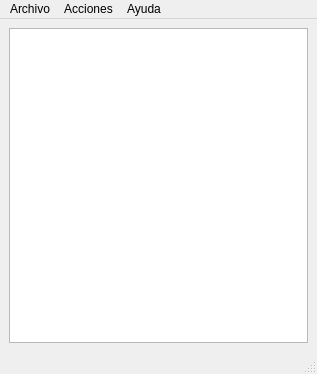
<?xml version="1.0" encoding="UTF-8"?>
<ui version="4.0">
 <class>MainWindow</class>
 <widget class="QMainWindow" name="MainWindow">
  <property name="geometry">
   <rect>
    <x>0</x>
    <y>0</y>
    <width>317</width>
    <height>374</height>
   </rect>
  </property>
  <property name="windowTitle">
   <string>MainWindow</string>
  </property>
  <widget class="QWidget" name="centralwidget">
   <layout class="QGridLayout" name="gridLayout">
    <item row="0" column="0">
     <widget class="QGraphicsView" name="graphicsView"/>
    </item>
   </layout>
  </widget>
  <widget class="QMenuBar" name="menubar">
   <property name="geometry">
    <rect>
     <x>0</x>
     <y>0</y>
     <width>317</width>
     <height>21</height>
    </rect>
   </property>
   <widget class="QMenu" name="menuArchivo">
    <property name="title">
     <string>Archivo</string>
    </property>
    <addaction name="actionSalir"/>
   </widget>
   <widget class="QMenu" name="menuAyuda">
    <property name="title">
     <string>Ayuda</string>
    </property>
    <addaction name="actionAcerca_de_Qt"/>
   </widget>
   <widget class="QMenu" name="menuAcciones">
    <property name="title">
     <string>Acciones</string>
    </property>
    <addaction name="actionPintar"/>
    <addaction name="actionPintar_Linea_Recta"/>
   </widget>
   <addaction name="menuArchivo"/>
   <addaction name="menuAcciones"/>
   <addaction name="menuAyuda"/>
  </widget>
  <widget class="QStatusBar" name="statusbar"/>
  <action name="actionSalir">
   <property name="text">
    <string>Salir</string>
   </property>
  </action>
  <action name="actionAcerca_de_Qt">
   <property name="text">
    <string>Acerca de Qt</string>
   </property>
  </action>
  <action name="actionPintar">
   <property name="text">
    <string>Pintar Curva Bezier</string>
   </property>
  </action>
  <action name="actionPintar_Linea_Recta">
   <property name="text">
    <string>Pintar Linea Recta</string>
   </property>
  </action>
 </widget>
 <resources/>
 <connections/>
</ui>
